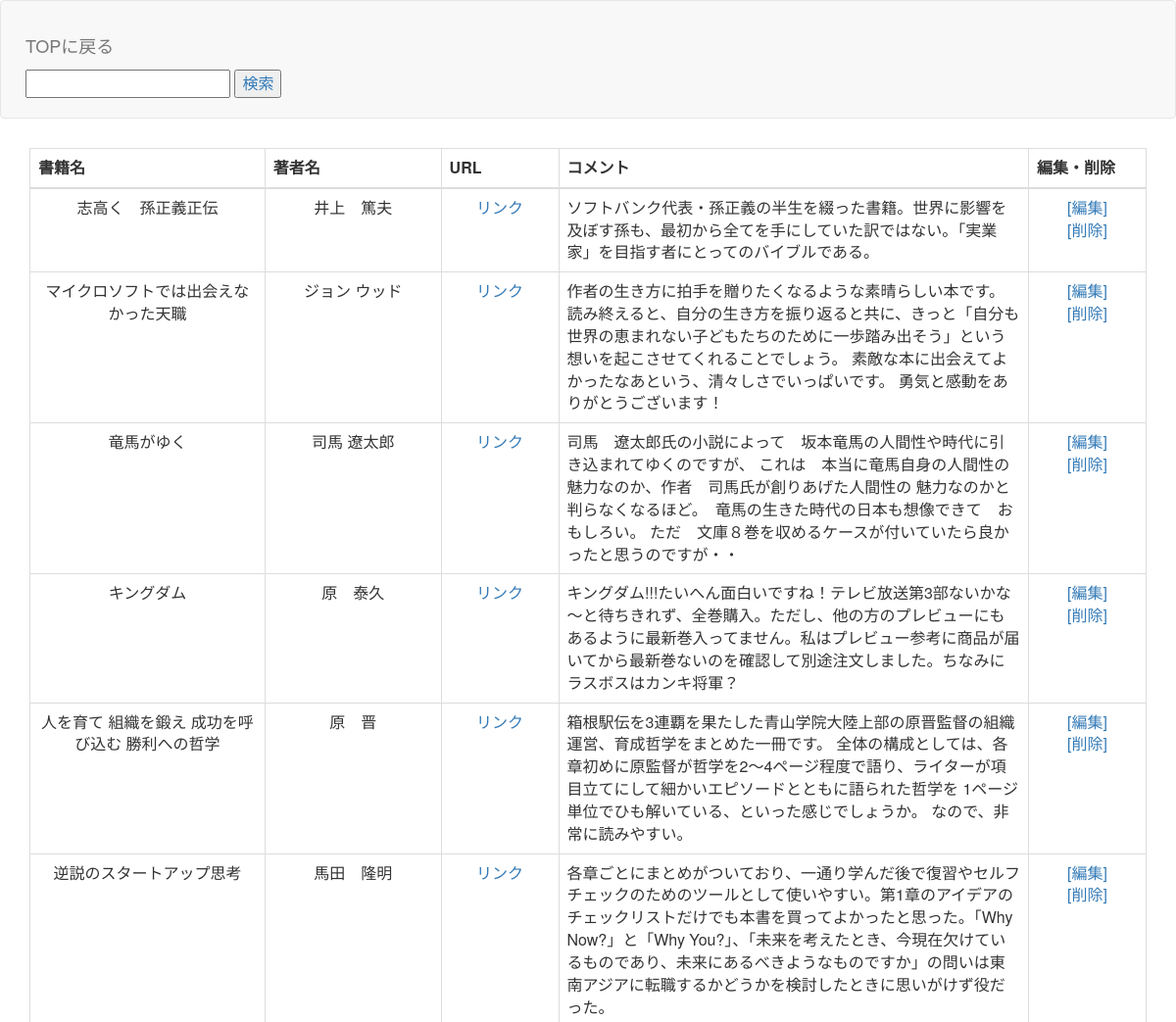
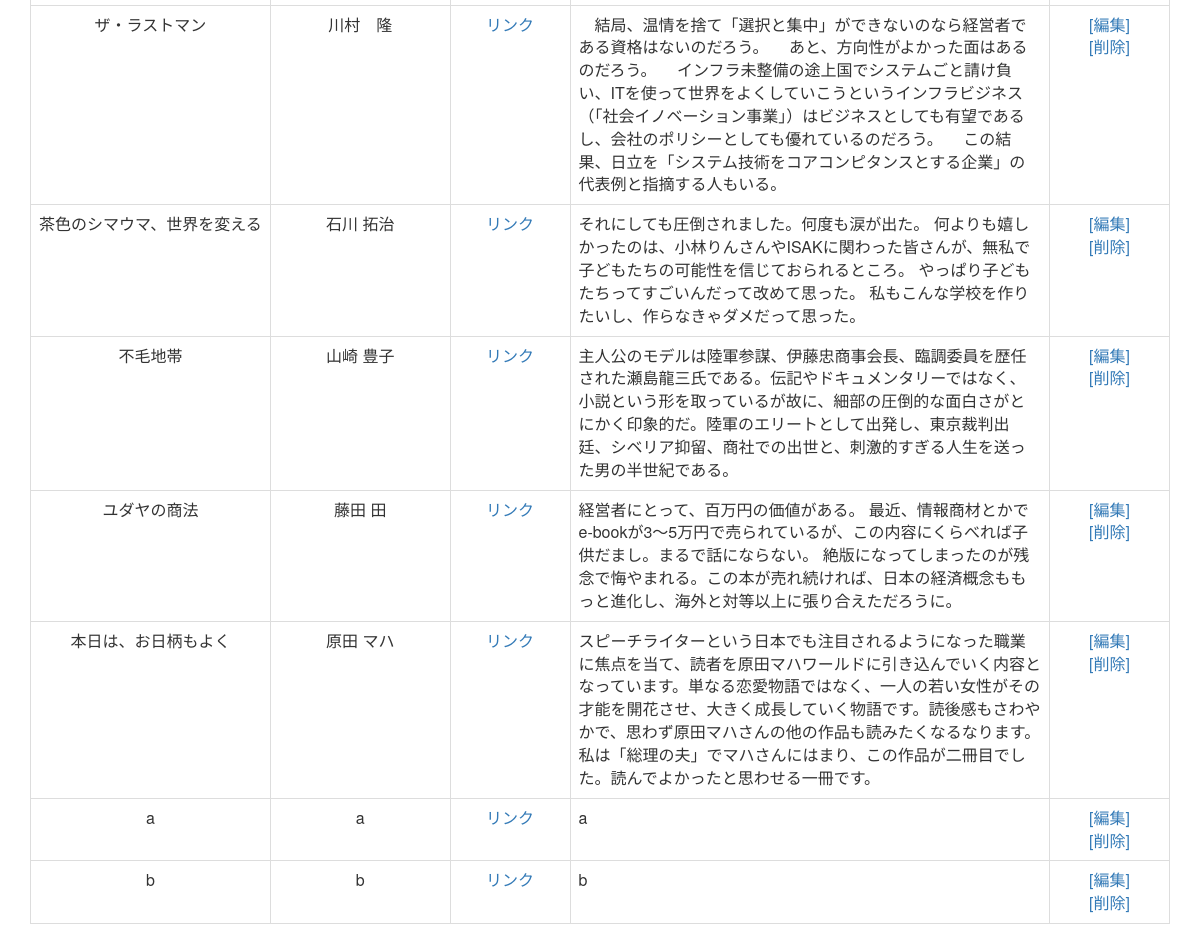
The app's page /select.php (signed in) with its own data (2 pictures, top to bottom).
### tables this page shows
CREATE TABLE IF NOT EXISTS `gs_bm_table` (
`id` int(12) NOT NULL,
  `lid` varchar(128) NOT NULL,
  `b_name` varchar(64) NOT NULL,
  `a_name` varchar(64) NOT NULL,
  `b_url` text NOT NULL,
  `comment` text NOT NULL,
  `indate` datetime NOT NULL
);

### select.php (the view, shortened to what this page needs)
<?php
$pdo = db_con();
$stmt = $pdo->prepare("SELECT * FROM gs_bm_table");
$status = $stmt->execute();
$view="";
if($status==false){
  queryError($stmt);
}else{
  while( $result = $stmt->fetch(PDO::FETCH_ASSOC)){
    $view .= '<tr>';
    $view .= '<td width=200 align="center">'.$result["b_name"].'</td>';
    $view .= '<td width=150 align="center">'.$result["a_name"].'</td>';
    $view .= '<td width=100 align="center">'.'<a href='.$result["b_url"].'>'.'リンク'.'</a>'.'</td>';
    $view .= '<td width=400>'.$result["comment"].'</td>';
    if($_SESSION["kanri_flg"]=="1"){
        $view .= '<td width=100 align="center">'.'<a href="detail.php?id='.$result["id"].'">';
        $view .= '[編集]';
        $view .= '</a>';
        $view .= '<br>';
        $view .= '<a href="delete.php?id='.$result["id"].'">';
        $view .= '[削除]';
        $view .= '</a>'.'</td>';
        $view .= '</tr>';
    }else if($_SESSION["lid"]==$result["lid"]){
        $view .= '<td width=100 align="center">'.'<a href="detail.php?id='.$result["id"].'">';
        $view .= '[編集]';
        $view .= '</a>';
        $view .= '<br>';
        $view .= '<a href="delete.php?id='.$result["id"].'">';
        $view .= '[削除]';
        $view .= '</a>'.'</td>';
        $view .= '</tr>';
    }
  }
}
?>
   <!DOCTYPE html>
    <html lang="ja">
    <head>
        <link href="css/bootstrap.min.css" rel="stylesheet">
    </head>
    <body id="main">
        <header>
            <nav class="navbar navbar-default">
                <div class="container-fluid">
                    <div class="navbar-header">
                        <a class="navbar-brand" href="index.php">TOPに戻る</a>
                        <form method="post" action="search.php">
                            <input type="text" name="search">
                            <a href="search.php"><button id="search_btn">検索</button></a>
                        </form>
                    </div>
                </div>
            </nav>
        </header>
        <div class="container">
            <table class="table table-bordered">
               <thead>
                <tr align="center">
                    <th>書籍名</th>
                    <th>著者名</th>
                    <th>URL</th>
                    <th>コメント</th>
                    <th>編集・削除</th>
                </tr>
                </thead>
                <tbody>
                <?=$view?>
                </tbody>
            </table>
        </div>
    </body>
    </html>

### select.php (style rules this page uses)
div { padding: 10px; font-size: 16px; }

### records on screen
gs_bm_table: b_name "志高く 孫正義正伝", a_name "井上 篤夫", comment "ソフトバンク代表・孫正義の半生を綴った書籍。世界に影響を及ぼす孫も、最初から全てを手にしていた訳ではない。「実業家」を目指す者にとってのバイブルである。", value "[編集] [削除]"
gs_bm_table: b_name "マイクロソフトでは出会えなかった天職", a_name "ジョン ウッド", comment "作者の生き方に拍手を贈りたくなるような素晴らしい本です。 読み終えると、自分の生き方を振り返ると共に、きっと「自分も世界の恵まれない子どもたちのために一歩踏み出そう」という想いを起こさせてくれることでしょう。 素敵な本に出会えてよかったなあという、清々しさでいっぱいです。 勇気と感動をありがとうございます！", value "[編集] [削除]"
gs_bm_table: b_name "竜馬がゆく", a_name "司馬 遼太郎", comment "司馬 遼太郎氏の小説によって 坂本竜馬の人間性や時代に引き込まれてゆくのですが、 これは 本当に竜馬自身の人間性の魅力なのか、作者 司馬氏が創りあげた人間性の 魅力なのかと判らなくなるほど。 竜馬の生きた時代の日本も想像できて おもしろい。 ただ 文庫８巻を収めるケースが付いていたら良かったと思うのですが・・", value "[編集] [削除]"
gs_bm_table: b_name "キングダム", a_name "原 泰久", comment "キングダム!!!たいへん面白いですね！テレビ放送第3部ないかな～と待ちきれず、全巻購入。ただし、他の方のプレビューにもあるように最新巻入ってません。私はプレビュー参考に商品が届いてから最新巻ないのを確認して別途注文しました。ちなみにラスボスはカンキ将軍？", value "[編集] [削除]"
gs_bm_table: b_name "人を育て 組織を鍛え 成功を呼び込む 勝利への哲学", a_name "原 晋", comment "箱根駅伝を3連覇を果たした青山学院大陸上部の原晋監督の組織運営、育成哲学をまとめた一冊です。 全体の構成としては、各章初めに原監督が哲学を2～4ページ程度で語り、ライターが項目立てにして細かいエピソードとともに語られた哲学を 1ページ単位でひも解いている、といった感じでしょうか。 なので、非常に読みやすい。", value "[編集] [削除]"
gs_bm_table: b_name "逆説のスタートアップ思考", a_name "馬田 隆明", comment "各章ごとにまとめがついており、一通り学んだ後で復習やセルフチェックのためのツールとして使いやすい。第1章のアイデアのチェックリストだけでも本書を買ってよかったと思った。「Why Now?」と「Why You?」、「未来を考えたとき、今現在欠けているものであり、未来にあるべきようなものですか」の問いは東南アジアに転職するかどうかを検討したときに思いがけず役だった。", value "[編集] [削除]"
gs_bm_table: b_name "ザ・ラストマン", a_name "川村 隆", comment "結局、温情を捨て「選択と集中」ができないのなら経営者である資格はないのだろう。 あと、方向性がよかった面はあるのだろう。 インフラ未整備の途上国でシステムごと請け負い、ITを使って世界をよくしていこうというインフラビジネス（「社会イノベーション事業」）はビジネスとしても有望であるし、会社のポリシーとしても優れているのだろう。 この結果、日立を「システム技術をコアコンピタンスとする企業」の代表例と指摘する人もいる。", value "[編集] [削除]"
gs_bm_table: b_name "茶色のシマウマ、世界を変える", a_name "石川 拓治", comment "それにしても圧倒されました。何度も涙が出た。 何よりも嬉しかったのは、小林りんさんやISAKに関わった皆さんが、無私で子どもたちの可能性を信じておられるところ。 やっぱり子どもたちってすごいんだって改めて思った。 私もこんな学校を作りたいし、作らなきゃダメだって思った。", value "[編集] [削除]"
gs_bm_table: b_name "不毛地帯", a_name "山崎 豊子", comment "主人公のモデルは陸軍参謀、伊藤忠商事会長、臨調委員を歴任された瀬島龍三氏である。伝記やドキュメンタリーではなく、小説という形を取っているが故に、細部の圧倒的な面白さがとにかく印象的だ。陸軍のエリートとして出発し、東京裁判出廷、シベリア抑留、商社での出世と、刺激的すぎる人生を送った男の半世紀である。", value "[編集] [削除]"
gs_bm_table: b_name "ユダヤの商法", a_name "藤田 田", comment "経営者にとって、百万円の価値がある。 最近、情報商材とかでe-bookが3〜5万円で売られているが、この内容にくらべれば子供だまし。まるで話にならない。 絶版になってしまったのが残念で悔やまれる。この本が売れ続ければ、日本の経済概念ももっと進化し、海外と対等以上に張り合えただろうに。", value "[編集] [削除]"
gs_bm_table: b_name "本日は、お日柄もよく", a_name "原田 マハ", comment "スピーチライターという日本でも注目されるようになった職業に焦点を当て、読者を原田マハワールドに引き込んでいく内容となっています。単なる恋愛物語ではなく、一人の若い女性がその才能を開花させ、大きく成長していく物語です。読後感もさわやかで、思わず原田マハさんの他の作品も読みたくなるなります。私は「総理の夫」でマハさんにはまり、この作品が二冊目でした。読んでよかったと思わせる一冊です。", value "[編集] [削除]"
gs_bm_table: b_name "a", a_name "a", comment "a", value "[編集] [削除]"
gs_bm_table: b_name "b", a_name "b", comment "b", value "[編集] [削除]"
